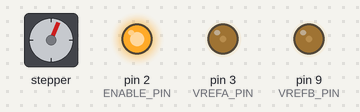
A sketch run on a simulated Arduino Uno, built with avr-gcc and run on an emulated ATmega328P. Parts: stepper motor, output pins drawn as LEDs (lit = HIGH). Stepper angles assume 200 steps per turn.

Above: at 0.05 s.
At 0.3 s:
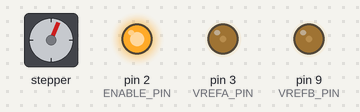
At 1.35 s:
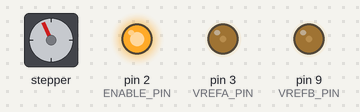
At 2.6 s:
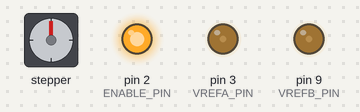
Timing chart, 0 to 6.0 s (numbered marks = the images above):
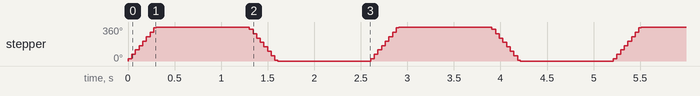

Measured:
- by itself, stepper: repeats every 2.6 s: 70° 0.04 s, 117° 0.04 s, 163° 0.04 s, 210° 0.04 s, 257° 0.04 s, 304° 0.04 s, 351° 0.03 s, 360° 1.0 s, 336° 0.04 s, 289° 0.04 s, 243° 0.04 s, 196° 0.04 s, 149° 0.04 s, 102° 0.04 s, 55° 0.04 s, 9° 0.03 s, 0° 1.0 s, 23° 0.04 s

The sketch:

stepperExample.ino
```cpp
#include <Stepper.h>

#define STEP_PIN 6
#define DIR_PIN 7
#define ENABLE_PIN 2
#define CONTROL_PIN 5
#define RESET_PIN 8

#define VREFA_PIN 3
#define VREFB_PIN 9

byte directionPin = 7;
int numberOfSteps = 100;
byte ledPin = 13;
int pulseWidthMicros = 20;  // microseconds
int millisbetweenSteps = 250;

Stepper stepper(200, DIR_PIN, STEP_PIN);

void setup(){
  pinMode(STEP_PIN, OUTPUT);
  pinMode(DIR_PIN, OUTPUT);
  pinMode(ENABLE_PIN, OUTPUT);
  pinMode(VREFA_PIN, OUTPUT);
  pinMode(VREFB_PIN, OUTPUT);

  analogWrite(VREFA_PIN, 50);
  analogWrite(VREFB_PIN, 50);

  digitalWrite(ENABLE_PIN, HIGH);
  digitalWrite(RESET_PIN, HIGH);

  stepper.setSpeed(200);
}

void loop(){
  stepper.step(200);
  delay(1000);
  stepper.step(-200);
  delay(1000);
}
```
